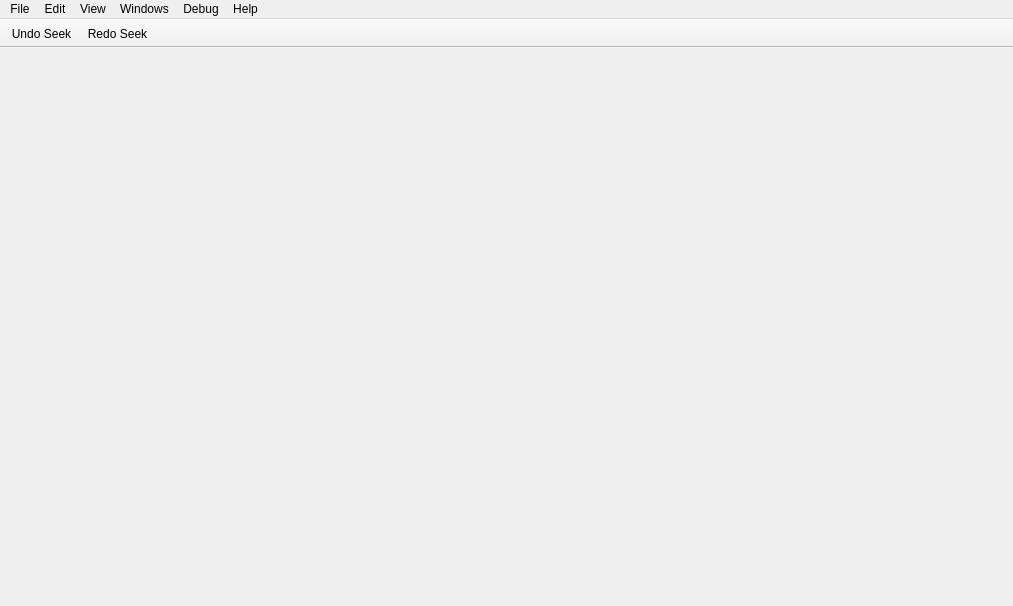
<?xml version="1.0" encoding="UTF-8"?>
<ui version="4.0">
 <class>MainWindow</class>
 <widget class="QMainWindow" name="MainWindow">
  <property name="geometry">
   <rect>
    <x>0</x>
    <y>0</y>
    <width>1013</width>
    <height>606</height>
   </rect>
  </property>
  <property name="sizePolicy">
   <sizepolicy hsizetype="Expanding" vsizetype="Expanding">
    <horstretch>0</horstretch>
    <verstretch>0</verstretch>
   </sizepolicy>
  </property>
  <property name="windowTitle">
   <string notr="true">Cutter</string>
  </property>
  <property name="styleSheet">
   <string notr="true"/>
  </property>
  <property name="documentMode">
   <bool>true</bool>
  </property>
  <property name="dockNestingEnabled">
   <bool>true</bool>
  </property>
  <widget class="QMenu" name="addExtraWidgets">
   <property name="title">
    <string>Add extra...</string>
   </property>
  </widget>
  <widget class="QMenuBar" name="menuBar">
   <property name="geometry">
    <rect>
     <x>0</x>
     <y>0</y>
     <width>1013</width>
     <height>22</height>
    </rect>
   </property>
   <property name="defaultUp">
    <bool>false</bool>
   </property>
   <property name="nativeMenuBar">
    <bool>true</bool>
   </property>
   <widget class="QMenu" name="menuFile">
    <property name="geometry">
     <rect>
      <x>2024</x>
      <y>127</y>
      <width>225</width>
      <height>337</height>
     </rect>
    </property>
    <property name="title">
     <string>File</string>
    </property>
    <widget class="QMenu" name="menuSetMode">
     <property name="toolTip">
      <string/>
     </property>
     <property name="title">
      <string>Set mode</string>
     </property>
     <addaction name="actionWriteMode"/>
     <addaction name="actionCacheMode"/>
     <addaction name="actionReadOnly"/>
    </widget>
    <addaction name="actionNew"/>
    <addaction name="actionMap"/>
    <addaction name="separator"/>
    <addaction name="actionImportPDB"/>
    <addaction name="actionAnalyze"/>
    <addaction name="separator"/>
    <addaction name="menuSetMode"/>
    <addaction name="actionCommitChanges"/>
    <addaction name="separator"/>
    <addaction name="actionSave"/>
    <addaction name="actionSaveAs"/>
    <addaction name="actionExport_as_code"/>
    <addaction name="separator"/>
    <addaction name="actionRun_Script"/>
    <addaction name="separator"/>
    <addaction name="actionQuit"/>
    <addaction name="separator"/>
   </widget>
   <widget class="QMenu" name="menuView">
    <property name="title">
     <string>View</string>
    </property>
    <property name="tabsOnTop" stdset="0">
     <bool>false</bool>
    </property>
    <widget class="QMenu" name="menuZoom">
     <property name="title">
      <string>Zoom</string>
     </property>
     <addaction name="actionZoomIn"/>
     <addaction name="actionZoomOut"/>
     <addaction name="separator"/>
     <addaction name="actionZoomReset"/>
    </widget>
    <widget class="QMenu" name="menuLayouts">
     <property name="title">
      <string>Layouts</string>
     </property>
    </widget>
    <addaction name="actionRefresh_contents"/>
    <addaction name="separator"/>
    <addaction name="actionDefault"/>
    <addaction name="actionReset_settings"/>
    <addaction name="separator"/>
    <addaction name="actionLock"/>
    <addaction name="actionTabs_on_Top"/>
    <addaction name="actionGrouped_dock_dragging"/>
    <addaction name="separator"/>
    <addaction name="menuZoom"/>
    <addaction name="separator"/>
    <addaction name="actionManageLayouts"/>
    <addaction name="actionSaveLayout"/>
    <addaction name="menuLayouts"/>
   </widget>
   <widget class="QMenu" name="menuHelp">
    <property name="title">
     <string>Help</string>
    </property>
    <addaction name="actionAbout"/>
    <addaction name="actionIssue"/>
    <addaction name="actionDocumentation"/>
   </widget>
   <widget class="QMenu" name="menuEdit">
    <property name="title">
     <string>Edit</string>
    </property>
    <addaction name="actionBackward"/>
    <addaction name="actionForward"/>
    <addaction name="separator"/>
    <addaction name="actionPreferences"/>
   </widget>
   <widget class="QMenu" name="menuWindows">
    <property name="title">
     <string>Windows</string>
    </property>
    <widget class="QMenu" name="menuPlugins">
     <property name="title">
      <string>Plugins</string>
     </property>
    </widget>
    <widget class="QMenu" name="menuAddInfoWidgets">
     <property name="title">
      <string>Info...</string>
     </property>
    </widget>
    <widget class="QMenu" name="menuAddDebugWidgets">
     <property name="title">
      <string>Debug...</string>
     </property>
    </widget>
    <widget class="QMenu" name="menuQEMU">
     <property name="title">
      <string>QEMU</string>
     </property>
    </widget>
    <addaction name="actionExtraDecompiler"/>
    <addaction name="actionExtraDisassembly"/>
    <addaction name="actionExtraGraph"/>
    <addaction name="actionExtraHexdump"/>
    <addaction name="separator"/>
    <addaction name="menuAddInfoWidgets"/>
    <addaction name="menuAddDebugWidgets"/>
    <addaction name="menuPlugins"/>
    <addaction name="separator"/>
    <addaction name="menuQEMU"/>
    <addaction name="separator"/>
   </widget>
   <widget class="QMenu" name="menuDebug">
    <property name="title">
     <string>Debug</string>
    </property>
   </widget>
   <addaction name="menuFile"/>
   <addaction name="menuEdit"/>
   <addaction name="menuView"/>
   <addaction name="menuWindows"/>
   <addaction name="menuDebug"/>
   <addaction name="menuHelp"/>
  </widget>
  <widget class="QToolBar" name="mainToolBar">
   <property name="sizePolicy">
    <sizepolicy hsizetype="Preferred" vsizetype="Fixed">
     <horstretch>0</horstretch>
     <verstretch>0</verstretch>
    </sizepolicy>
   </property>
   <property name="contextMenuPolicy">
    <enum>Qt::DefaultContextMenu</enum>
   </property>
   <property name="windowTitle">
    <string notr="true">Main toolbar</string>
   </property>
   <property name="movable">
    <bool>false</bool>
   </property>
   <property name="iconSize">
    <size>
     <width>16</width>
     <height>16</height>
    </size>
   </property>
   <property name="toolButtonStyle">
    <enum>Qt::ToolButtonIconOnly</enum>
   </property>
   <attribute name="toolBarArea">
    <enum>TopToolBarArea</enum>
   </attribute>
   <attribute name="toolBarBreak">
    <bool>false</bool>
   </attribute>
   <addaction name="actionBackward"/>
   <addaction name="actionForward"/>
  </widget>
  <action name="actionDefault">
   <property name="text">
    <string>Reset to default layout</string>
   </property>
  </action>
  <action name="actionZen">
   <property name="text">
    <string>Zen Mode</string>
   </property>
   <property name="toolTip">
    <string>Zen mode</string>
   </property>
  </action>
  <action name="actionAbout">
   <property name="text">
    <string>About</string>
   </property>
  </action>
  <action name="actionIssue">
   <property name="text">
    <string>Report an issue</string>
   </property>
  </action>
  <action name="actionNew">
   <property name="text">
    <string>New Window</string>
   </property>
   <property name="shortcut">
    <string>Ctrl+N</string>
   </property>
  </action>
  <action name="actionClose">
   <property name="text">
    <string>Close</string>
   </property>
  </action>
  <action name="actionSave_workspace">
   <property name="text">
    <string>Save layout</string>
   </property>
   <property name="toolTip">
    <string>Save layout</string>
   </property>
  </action>
  <action name="actionDocumentation">
   <property name="text">
    <string>Documentation</string>
   </property>
  </action>
  <action name="actionMap">
   <property name="text">
    <string>Map File</string>
   </property>
   <property name="shortcut">
    <string>Ctrl+M</string>
   </property>
  </action>
  <action name="actionSave">
   <property name="text">
    <string>Save</string>
   </property>
   <property name="shortcut">
    <string>Ctrl+S</string>
   </property>
  </action>
  <action name="actionCut">
   <property name="text">
    <string>Cut</string>
   </property>
  </action>
  <action name="actionCopy">
   <property name="text">
    <string>Copy</string>
   </property>
  </action>
  <action name="actionPaste">
   <property name="text">
    <string>Paste</string>
   </property>
  </action>
  <action name="actionDelete">
   <property name="text">
    <string>Delete</string>
   </property>
  </action>
  <action name="actionSelect_all">
   <property name="text">
    <string>Select all</string>
   </property>
   <property name="toolTip">
    <string>Select all</string>
   </property>
  </action>
  <action name="actionFind">
   <property name="text">
    <string>Find</string>
   </property>
  </action>
  <action name="actionFind_next">
   <property name="text">
    <string>Find next</string>
   </property>
   <property name="toolTip">
    <string>Find next</string>
   </property>
  </action>
  <action name="actionFind_previous">
   <property name="text">
    <string>Find previous</string>
   </property>
   <property name="toolTip">
    <string>Find previous</string>
   </property>
  </action>
  <action name="actionBackward">
   <property name="icon">
    <iconset resource="../resources.qrc">
     <normaloff>:/img/icons/arrow_left.svg</normaloff>:/img/icons/arrow_left.svg</iconset>
   </property>
   <property name="text">
    <string>Undo Seek</string>
   </property>
   <property name="toolTip">
    <string>Go back</string>
   </property>
  </action>
  <action name="actionForward">
   <property name="icon">
    <iconset resource="../resources.qrc">
     <normaloff>:/img/icons/arrow_right.svg</normaloff>:/img/icons/arrow_right.svg</iconset>
   </property>
   <property name="text">
    <string>Redo Seek</string>
   </property>
  </action>
  <action name="actionLock">
   <property name="checkable">
    <bool>true</bool>
   </property>
   <property name="checked">
    <bool>true</bool>
   </property>
   <property name="text">
    <string>Unlock Panels</string>
   </property>
   <property name="toolTip">
    <string>Toggle panel locks</string>
   </property>
   <property name="iconVisibleInMenu">
    <bool>false</bool>
   </property>
  </action>
  <action name="actionLockUnlock">
   <property name="checkable">
    <bool>true</bool>
   </property>
   <property name="icon">
    <iconset resource="../resources.qrc">
     <normaloff>:/unlock</normaloff>:/unlock</iconset>
   </property>
   <property name="text">
    <string>Lock/Unlock</string>
   </property>
   <property name="toolTip">
    <string>Lock/Unlock</string>
   </property>
  </action>
  <action name="actionTheme">
   <property name="checkable">
    <bool>false</bool>
   </property>
   <property name="icon">
    <iconset resource="../resources.qrc">
     <normaloff>:/img/icons/themes.svg</normaloff>:/img/icons/themes.svg</iconset>
   </property>
   <property name="text">
    <string>Theme</string>
   </property>
   <property name="autoRepeat">
    <bool>false</bool>
   </property>
   <property name="menuRole">
    <enum>QAction::PreferencesRole</enum>
   </property>
  </action>
  <action name="actionTabs">
   <property name="icon">
    <iconset resource="../resources.qrc">
     <normaloff>:/img/icons/tabs.svg</normaloff>:/img/icons/tabs.svg</iconset>
   </property>
   <property name="text">
    <string>Tabs up/down</string>
   </property>
   <property name="toolTip">
    <string>Tabs up/down</string>
   </property>
  </action>
  <action name="actionRefresh_Panels">
   <property name="icon">
    <iconset resource="../resources.qrc">
     <normaloff>:/img/icons/spin.svg</normaloff>:/img/icons/spin.svg</iconset>
   </property>
   <property name="text">
    <string>Refresh</string>
   </property>
  </action>
  <action name="actionTabs_on_Top">
   <property name="checkable">
    <bool>true</bool>
   </property>
   <property name="text">
    <string>Show Tabs at the Top</string>
   </property>
   <property name="toolTip">
    <string>Toggle tab position</string>
   </property>
  </action>
  <action name="actionDark_Theme">
   <property name="text">
    <string>Dark Theme</string>
   </property>
  </action>
  <action name="actionLoad_workspace">
   <property name="text">
    <string>Load layout</string>
   </property>
   <property name="toolTip">
    <string>Load layout</string>
   </property>
  </action>
  <action name="actionWhite_Theme">
   <property name="text">
    <string>Default Theme</string>
   </property>
  </action>
  <action name="actionBindiff">
   <property name="text">
    <string>Bindiff</string>
   </property>
  </action>
  <action name="actionAnalysis">
   <property name="text">
    <string>Analysis</string>
   </property>
  </action>
  <action name="actionTest_menu">
   <property name="text">
    <string>Test menu</string>
   </property>
  </action>
  <action name="actionHexCopy_Hexpair">
   <property name="text">
    <string>Copy hexpair</string>
   </property>
   <property name="toolTip">
    <string>Copy hexpair</string>
   </property>
  </action>
  <action name="actionHexCopy_Text">
   <property name="text">
    <string>Copy text</string>
   </property>
   <property name="toolTip">
    <string>Copy text</string>
   </property>
  </action>
  <action name="actionHexCopy_ASCII">
   <property name="text">
    <string>Copy ASCII</string>
   </property>
  </action>
  <action name="actionHexInsert_String">
   <property name="text">
    <string>Insert string</string>
   </property>
   <property name="toolTip">
    <string>Insert string</string>
   </property>
  </action>
  <action name="actionHexInsert_Hex">
   <property name="text">
    <string>Insert hex</string>
   </property>
   <property name="toolTip">
    <string>Insert hex</string>
   </property>
  </action>
  <action name="actionHexEdit">
   <property name="text">
    <string>Edit</string>
   </property>
  </action>
  <action name="actionHexPaste">
   <property name="text">
    <string>Paste</string>
   </property>
  </action>
  <action name="actionDisas_ShowHideBytes">
   <property name="text">
    <string>Show/Hide bytes</string>
   </property>
  </action>
  <action name="actionDisasSwitch_case">
   <property name="text">
    <string>Switch case</string>
   </property>
  </action>
  <action name="actionDisasCopy_All">
   <property name="text">
    <string>Copy all</string>
   </property>
   <property name="toolTip">
    <string>Copy all</string>
   </property>
  </action>
  <action name="actionDisasCopy_Bytes">
   <property name="text">
    <string>Copy bytes</string>
   </property>
   <property name="toolTip">
    <string>Copy bytes</string>
   </property>
  </action>
  <action name="actionDisasCopy_Disasm">
   <property name="text">
    <string>Copy disasm</string>
   </property>
   <property name="toolTip">
    <string>Copy disasm</string>
   </property>
  </action>
  <action name="actionDisplayOptions">
   <property name="text">
    <string>Copy disasm</string>
   </property>
   <property name="toolTip">
    <string>Copy disasm</string>
   </property>
  </action>
  <action name="actionStart_Web_Server">
   <property name="checkable">
    <bool>true</bool>
   </property>
   <property name="icon">
    <iconset resource="../resources.qrc">
     <normaloff>:/img/icons/cloud.svg</normaloff>:/img/icons/cloud.svg</iconset>
   </property>
   <property name="text">
    <string>Start web server</string>
   </property>
   <property name="toolTip">
    <string>Start web server</string>
   </property>
  </action>
  <action name="action1column">
   <property name="text">
    <string>1</string>
   </property>
  </action>
  <action name="action2columns">
   <property name="text">
    <string>2</string>
   </property>
  </action>
  <action name="action4columns">
   <property name="text">
    <string>4</string>
   </property>
  </action>
  <action name="action8columns">
   <property name="text">
    <string>8</string>
   </property>
  </action>
  <action name="action16columns">
   <property name="text">
    <string>16</string>
   </property>
  </action>
  <action name="action32columns">
   <property name="text">
    <string>32</string>
   </property>
  </action>
  <action name="action64columns">
   <property name="text">
    <string>64</string>
   </property>
  </action>
  <action name="actionSyntax_AT_T_Intel">
   <property name="text">
    <string>Syntax AT&amp;T/Intel</string>
   </property>
  </action>
  <action name="actionFunctionsRename">
   <property name="text">
    <string>Rename</string>
   </property>
  </action>
  <action name="actionFunctionsUndefine">
   <property name="text">
    <string>Undefine</string>
   </property>
  </action>
  <action name="actionDisasRename">
   <property name="text">
    <string>Rename</string>
   </property>
  </action>
  <action name="actionDisasmUndefine">
   <property name="text">
    <string>Undefine</string>
   </property>
  </action>
  <action name="actionDisasAdd_comment">
   <property name="text">
    <string>Add comment</string>
   </property>
  </action>
  <action name="actionhide_bottomPannel">
   <property name="checkable">
    <bool>true</bool>
   </property>
   <property name="icon">
    <iconset resource="../resources.qrc">
     <normaloff>:/img/icons/down.svg</normaloff>:/img/icons/down.svg</iconset>
   </property>
   <property name="text">
    <string>Show/Hide bottom pannel</string>
   </property>
   <property name="toolTip">
    <string>Show/Hide bottom pannel</string>
   </property>
  </action>
  <action name="actionRun_Script">
   <property name="text">
    <string>Run radare2 script</string>
   </property>
  </action>
  <action name="actionReset_settings">
   <property name="text">
    <string>Reset Settings</string>
   </property>
   <property name="toolTip">
    <string>Reset settings</string>
   </property>
  </action>
  <action name="actionQuit">
   <property name="text">
    <string>Quit</string>
   </property>
   <property name="shortcut">
    <string>Ctrl+Q</string>
   </property>
  </action>
  <action name="actionExports">
   <property name="checkable">
    <bool>true</bool>
   </property>
   <property name="text">
    <string>Exports</string>
   </property>
   <property name="toolTip">
    <string>Show/Hide Exports panel</string>
   </property>
  </action>
  <action name="actionRefresh_contents">
   <property name="text">
    <string>Refresh Contents</string>
   </property>
   <property name="toolTip">
    <string>Refresh contents</string>
   </property>
  </action>
  <action name="actionDisplay_Esil">
   <property name="checkable">
    <bool>true</bool>
   </property>
   <property name="text">
    <string>Show ESIL rather than assembly</string>
   </property>
  </action>
  <action name="actionDisplay_Decompiler">
   <property name="checkable">
    <bool>true</bool>
   </property>
   <property name="text">
    <string>Show pseudocode rather than assembly</string>
   </property>
  </action>
  <action name="actionDisplay_Offsets">
   <property name="checkable">
    <bool>true</bool>
   </property>
   <property name="checked">
    <bool>true</bool>
   </property>
   <property name="text">
    <string>Display offsets</string>
   </property>
  </action>
  <action name="actionPreferences">
   <property name="text">
    <string>Preferences</string>
   </property>
  </action>
  <action name="actionSaveAs">
   <property name="text">
    <string>Save As...</string>
   </property>
  </action>
  <action name="actionGraph">
   <property name="checkable">
    <bool>true</bool>
   </property>
   <property name="text">
    <string>Graph</string>
   </property>
  </action>
  <action name="actionImportPDB">
   <property name="text">
    <string>Import PDB</string>
   </property>
  </action>
  <action name="actionAnalyze">
   <property name="text">
    <string>Analyze Program</string>
   </property>
  </action>
  <action name="actionExport_as_code">
   <property name="text">
    <string>Export as code</string>
   </property>
  </action>
  <action name="actionExtraHexdump">
   <property name="text">
    <string>Add Hexdump</string>
   </property>
  </action>
  <action name="actionExtraDecompiler">
   <property name="text">
    <string>Add Decompiler</string>
   </property>
  </action>
  <action name="actionExtraDisassembly">
   <property name="text">
    <string>Add Disassembly</string>
   </property>
  </action>
  <action name="actionExtraGraph">
   <property name="text">
    <string>Add Graph</string>
   </property>
  </action>
  <action name="actionGrouped_dock_dragging">
   <property name="checkable">
    <bool>true</bool>
   </property>
   <property name="checked">
    <bool>true</bool>
   </property>
   <property name="text">
    <string>Grouped dock dragging</string>
   </property>
  </action>
  <action name="actionZoomIn">
   <property name="text">
    <string>Zoom In</string>
   </property>
   <property name="shortcut">
    <string>Ctrl++</string>
   </property>
   <property name="shortcutContext">
    <enum>Qt::ApplicationShortcut</enum>
   </property>
  </action>
  <action name="actionZoomOut">
   <property name="text">
    <string>Zoom Out</string>
   </property>
   <property name="shortcut">
    <string>Ctrl+-</string>
   </property>
   <property name="shortcutContext">
    <enum>Qt::ApplicationShortcut</enum>
   </property>
  </action>
  <action name="actionZoomReset">
   <property name="text">
    <string>Reset</string>
   </property>
   <property name="shortcut">
    <string>Ctrl+=</string>
   </property>
   <property name="shortcutContext">
    <enum>Qt::ApplicationShortcut</enum>
   </property>
  </action>
  <action name="actionCommitChanges">
   <property name="text">
    <string>Commit changes</string>
   </property>
  </action>
  <action name="actionWriteMode">
   <property name="checkable">
    <bool>true</bool>
   </property>
   <property name="text">
    <string>Write mode</string>
   </property>
   <property name="toolTip">
    <string>Open the file in write mode. Every change to the file will change the original file on disk.</string>
   </property>
  </action>
  <action name="actionCacheMode">
   <property name="checkable">
    <bool>true</bool>
   </property>
   <property name="text">
    <string>Cache mode</string>
   </property>
   <property name="toolTip">
    <string>Enable cache mode. Changes to the file would not be applied to disk unless you specifically commit them. This is a safer option.</string>
   </property>
  </action>
  <action name="actionReadOnly">
   <property name="checkable">
    <bool>true</bool>
   </property>
   <property name="checked">
    <bool>true</bool>
   </property>
   <property name="text">
    <string>Read-Only mode</string>
   </property>
  </action>
  <action name="actionSaveLayout">
   <property name="text">
    <string>Save layout</string>
   </property>
  </action>
  <action name="actionManageLayouts">
   <property name="text">
    <string>Manage layouts</string>
   </property>
  </action>
 </widget>
 <layoutdefault spacing="6" margin="11"/>
 <resources>
  <include location="../resources.qrc"/>
 </resources>
 <connections/>
</ui>
